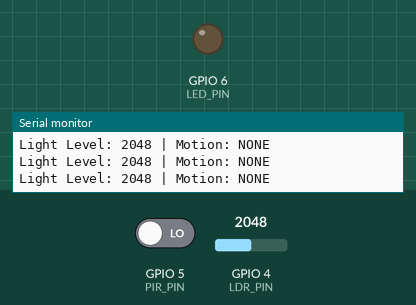
Recording of a program running on a simulated ESP32-S3. Shown: output pins drawn as LEDs (lit = HIGH), the last lines printed to the serial monitor. The inputs (shaded band) are chosen by the test bench; at power-on: GPIO 5 (PIR_PIN) LOW, GPIO 4 (LDR_PIN) = 2048.

Above: at 1.2 s.
1.3 s: GPIO 5 (PIR_PIN) driven HIGH
3.3 s: GPIO 4 (LDR_PIN) set to 1561
4.8 s: GPIO 4 (LDR_PIN) set to 1460
At 6.0 s:
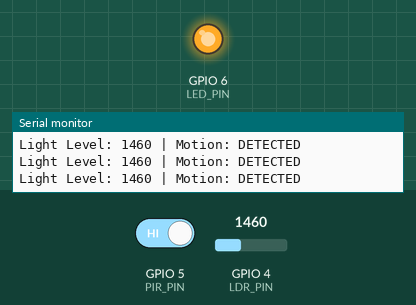
Timing chart, 0 to 7.8 s (numbered marks = the images above; inputs shaded):
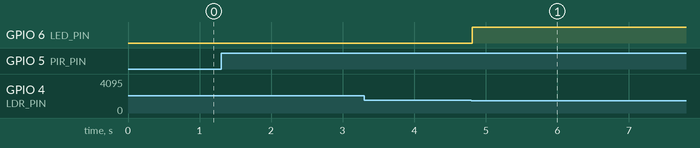

The program:

main.cpp
```cpp
#include <Arduino.h>

// Pin Definitions
const int LDR_PIN = 4;       // Analog pin for Light Dependent Resistor
const int PIR_PIN = 5;       // Digital pin for PIR Motion Sensor
const int LED_PIN = 6;       // Digital pin for the LED light

// Thresholds & Calibration
const int DARKNESS_THRESHOLD = 1500; // Adjust this value based on your room's ambient light (0-4095)
const unsigned long LIGHT_ON_DURATION = 10000; // Time the light stays on in milliseconds (10 seconds)

// Variable Tracking
unsigned long motionTimer = 0;
bool isLightOn = false;

void setup() {
    Serial.begin(115200);

    pinMode(PIR_PIN, INPUT);
    pinMode(LED_PIN, OUTPUT);

    // Ensure LED starts OFF
    digitalWrite(LED_PIN, LOW);

    Serial.println("--- System Initialized ---");
}

void loop() {
    // Read the LDR value (ESP32-S3 ADC resolution is 12-bit: 0 to 4095)
    // Higher value usually means more light, lower means darker (depending on wiring)
    // If wired with LDR to 3V3 and Resistor to GND: Lower voltage = Darker
    int lightLevel = analogRead(LDR_PIN);

    // Read the PIR motion sensor (HIGH = Motion, LOW = No Motion)
    int motionDetected = digitalRead(PIR_PIN);

    // Debugging printouts to the Serial Monitor
    Serial.printf("Light Level: %d | Motion: %s\n", lightLevel, motionDetected ? "DETECTED" : "NONE");

    // Check if it is dark enough
    if (lightLevel < DARKNESS_THRESHOLD) {

        // If it's dark AND motion is currently detected, turn on/reset the timer
        if (motionDetected == HIGH) {
            digitalWrite(LED_PIN, HIGH);
            if (!isLightOn) {
                Serial.println("=> Dark and Motion detected! Turning light ON.");
                isLightOn = true;
            }
            // Constantly refresh the timer as long as there is movement
            motionTimer = millis();
        }
    }

    // If the light is on, check if the duration has expired
    if (isLightOn) {
        if (millis() - motionTimer >= LIGHT_ON_DURATION) {
            digitalWrite(LED_PIN, LOW);
            isLightOn = false;
            Serial.println("=> No recent motion. Turning light OFF.");
        }
    }

    delay(200); // Small delay to avoid flooding the serial monitor
}
```

Measured:
- the behaviour switches between 1500 and 1499 on GPIO 4 (LDR_PIN) (found by bisection; images 0 and 1)
- after the input at 4.8 s, GPIO 6 (LED_PIN): LOW → HIGH at once
